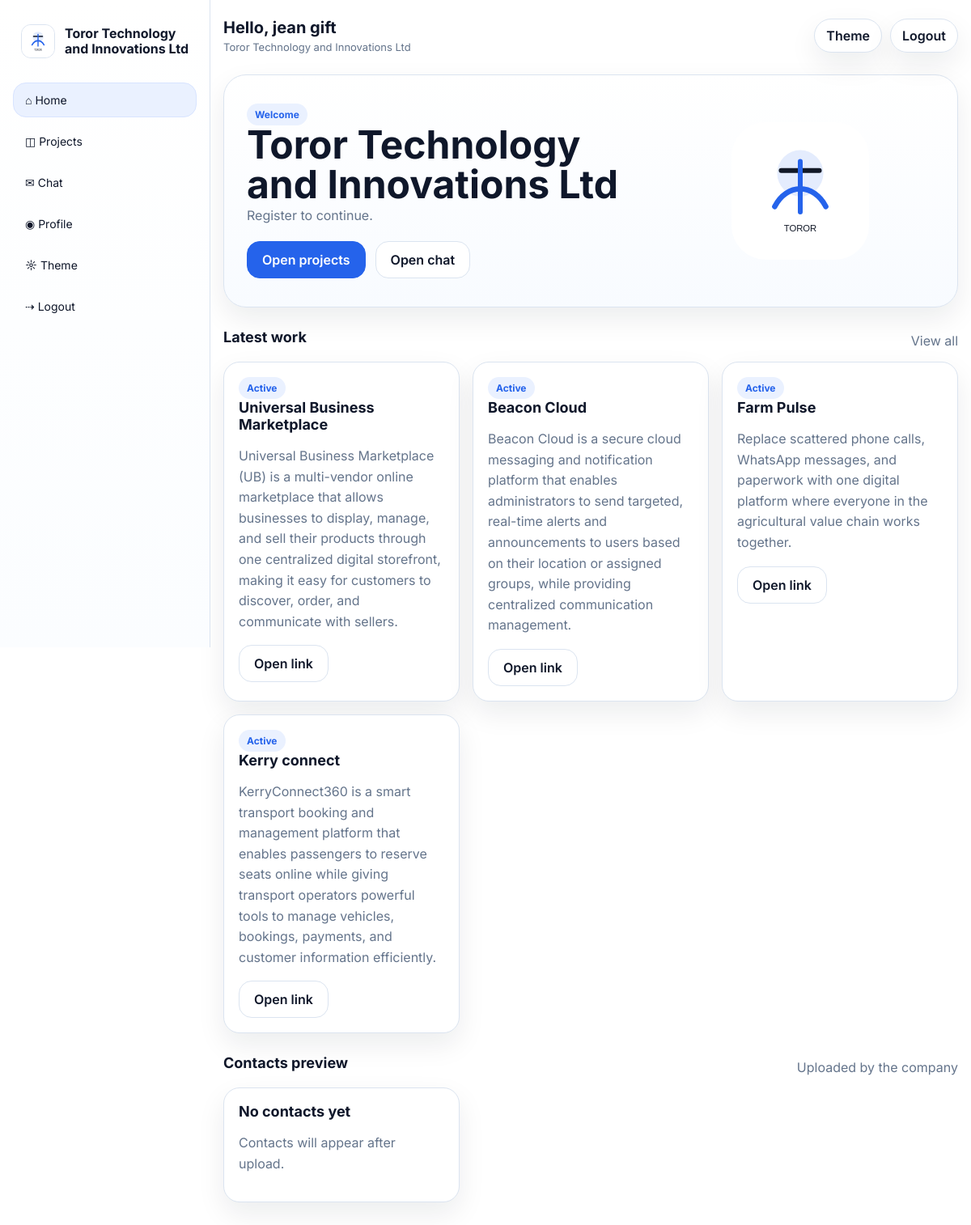
The app's page /portal (signed in) with its own data.
### tables this page shows
CREATE TABLE settings (
        key TEXT PRIMARY KEY,
        value TEXT NOT NULL
    );

CREATE TABLE users (
        id INTEGER PRIMARY KEY AUTOINCREMENT,
        name TEXT NOT NULL,
        username TEXT NOT NULL UNIQUE,
        email TEXT NOT NULL UNIQUE,
        password_hash TEXT NOT NULL,
        location_text TEXT,
        location_lat REAL,
        location_lng REAL,
        device_info TEXT,
        ip_address TEXT,
        created_at TEXT NOT NULL,
        last_login_at TEXT,
        last_seen_at TEXT,
        is_active INTEGER NOT NULL DEFAULT 1
    );

CREATE TABLE projects (
        id INTEGER PRIMARY KEY AUTOINCREMENT,
        title TEXT NOT NULL,
        summary TEXT NOT NULL,
        link TEXT,
        status TEXT NOT NULL DEFAULT 'Active',
        created_at TEXT NOT NULL
    );

### app.py (the view)
@app.route('/portal')
@user_required
def portal():
    projects = query_all('SELECT * FROM projects ORDER BY id DESC LIMIT 6')
    contacts = query_all('SELECT * FROM contacts ORDER BY id DESC LIMIT 6')
    return render_template('portal.html', projects=projects, contacts=contacts)

### app.py (called while the page is built, shortened)
def get_db():
    if 'db' not in g:
        conn = sqlite3.connect(DB_PATH)
        conn.row_factory = sqlite3.Row
        g.db = conn
    return g.db

def query_one(sql, args=()):
    return get_db().execute(sql, args).fetchone()

def query_all(sql, args=()):
    return get_db().execute(sql, args).fetchall()

def get_setting(key, default=''):
    row = query_one('SELECT value FROM settings WHERE key=?', (key,))
    return row['value'] if row else default

def is_admin():
    return session.get('admin_logged_in') is True

def is_user_logged_in():
    return bool(session.get('user_id') or session.get('user_email'))

def user_display_name():
    if is_admin():
        return get_setting('developer_name', 'Team') or 'Team'
    user_id = session.get('user_id')
    if user_id:
        row = query_one('SELECT name FROM users WHERE id=?', (user_id,))
        if row and row['name']:
            return row['name']

def user_required(fn):
    @wraps(fn)
    def wrapper(*args, **kwargs):
        if not is_user_logged_in() and not is_admin():
            return redirect(url_for('login'))
        return fn(*args, **kwargs)
    return wrapper

@app.before_request
def protect_admin_routes():
    path = request.path or ''
    if path == '/xtspolsjhulupjoppsuplmkzcodup' or path.startswith('/admin') or path.startswith('/api/admin'):
        if path in {'/xtspolsjhulupjoppsuplmkzcodup'}:
            return None
        if not is_admin():
            return redirect(url_for('admin_entry'))
    return None

def public_logo():
    logo = get_setting('logo_path', '/static/default-logo.svg')
    return logo if logo else '/static/default-logo.svg'

@app.context_processor
def inject_globals():
    return {
        'site_name': get_setting('site_name', 'Toror Technology and Innovations Ltd'),
        'developer_name': get_setting('developer_name', 'Developed by me'),
        'tagline': get_setting('tagline', ''),
        'hero_text': get_setting('hero_text', ''),
        'primary_email': get_setting('primary_email', ''),
        'logo_path': public_logo(),
        'theme_mode': get_setting('theme_mode', 'light'),
        'accent_color': get_setting('accent_color', '#2563eb'),
        'is_admin': is_admin,
        'show_nav': is_user_logged_in() or is_admin(),
        'user_email': session.get('user_email'),
        'user_id': session.get('user_id'),
        'display_name': user_display_name(),
        'admin_mode': is_admin(),
    }

### templates/portal.html
{% extends 'base.html' %}
{% set title = site_name %}
{% block content %}
  <section class="hero portal-hero">
    <div>
      <span class="badge">Welcome</span>
      <h2>{{ site_name }}</h2>
      <p>{{ hero_text or tagline }}</p>
      <div class="hero-ctas">
        <a class="btn primary" href="/projects">Open projects</a>
        <a class="btn" href="/chat">Open chat</a>
      </div>
    </div>
    <div class="logo-center">
      <img src="{{ logo_path }}" alt="Company logo">
    </div>
  </section>
  <section class="section">
    <div class="section-head">
      <h3>Latest work</h3>
      <a class="muted" href="/projects">View all</a>
    </div>
    <div class="grid cards">
      {% for project in projects %}
        <article class="card">
          <span class="badge">{{ project.status }}</span>
          <h3>{{ project.title }}</h3>
          <p>{{ project.summary }}</p>
          {% if project.link %}<a class="btn" href="{{ project.link }}" target="_blank" rel="noreferrer">Open link</a>{% endif %}
        </article>
      {% else %}
        <article class="card"><h3>No published projects</h3><p>The project gallery will appear here once content is uploaded.</p></article>
      {% endfor %}
    </div>
  </section>
  <section class="section">
    <div class="section-head">
      <h3>Contacts preview</h3>
      <span class="muted">Uploaded by the company</span>
    </div>
    <div class="grid cards contacts-grid">
      {% for contact in contacts %}
        <article class="card">
          <h3>{{ contact.name }}</h3>
          <p>{{ contact.email or 'No email' }}{% if contact.phone %}<br>{{ contact.phone }}{% endif %}</p>
        </article>
      {% else %}
        <article class="card"><h3>No contacts yet</h3><p>Contacts will appear after upload.</p></article>
      {% endfor %}
    </div>
  </section>
{% endblock %}

### templates/base.html (shortened to what this page needs)
<!doctype html>
<html lang="en">
<head>
  <link rel="stylesheet" href="/static/css/style.css">
</head>
<body class="{% if is_admin() and show_nav %}admin-mode{% elif show_nav %}user-mode{% else %}auth-mode{% endif %}">
  <div class="{% if show_nav %}shell{% else %}auth-shell{% endif %}">
    {% if show_nav %}
      {% if is_admin() %}
      <aside class="sidebar admin-sidebar">
        <a class="brand admin-brand" href="/admin/dashboard">
          <img src="{{ logo_path }}" alt="Logo">
          <div>
            <h1>{{ site_name }}</h1>
            <p>Control Center</p>
          </div>
        </a>
        <div class="sidebar-label">Admin workspace</div>
        <nav class="nav admin-nav">
          <a href="/admin/dashboard" class="{{ 'active' if request.path == '/admin/dashboard' else '' }}">◫ Dashboard</a>
          <a href="/admin/users" class="{{ 'active' if '/admin/users' in request.path else '' }}">◉ Users</a>
          <a href="/admin/projects" class="{{ 'active' if '/admin/projects' in request.path else '' }}">▣ Projects</a>
          <a href="/admin/vault" class="{{ 'active' if '/admin/vault' in request.path else '' }}">⟐ Vault</a>
          <a href="/admin/contacts" class="{{ 'active' if '/admin/contacts' in request.path else '' }}">✉ Contacts</a>
          <a href="/admin/chat" class="{{ 'active' if '/admin/chat' in request.path else '' }}">☰ Messages</a>
          <a href="/admin/settings" class="{{ 'active' if '/admin/settings' in request.path else '' }}">⚙ Settings</a>
          <button type="button" data-theme-toggle>☼ Theme</button>
          <a href="/admin/logout">⇢ Logout</a>
        </nav>
        <div class="footer-note">Company control panel for content, users, and settings.</div>
      </aside>
      {% else %}
      <aside class="sidebar">
        <a class="brand" href="/portal">
          <img src="{{ logo_path }}" alt="Logo">
          <div>
            <h1>{{ site_name }}</h1>
          </div>
        </a>
        <nav class="nav">
          <a href="/portal" class="{{ 'active' if request.path == '/portal' else '' }}">⌂ Home</a>
          <a href="/projects" class="{{ 'active' if '/projects' in request.path else '' }}">◫ Projects</a>
          <a href="/chat" class="{{ 'active' if '/chat' in request.path else '' }}">✉ Chat</a>
          <a href="/profile" class="{{ 'active' if '/profile' in request.path else '' }}">◉ Profile</a>
          <button type="button" data-theme-toggle>☼ Theme</button>
          <a href="/logout">⇢ Logout</a>
        </nav>
      </aside>
      {% endif %}
    {% endif %}
    <main class="{% if show_nav %}main{% else %}auth-main{% endif %}">
      <div class="{% if show_nav %}container{% else %}auth-container{% endif %}">
        {% if show_nav %}
        <div class="topbar {% if is_admin() %}topbar-admin{% endif %}">
          <div class="topbar-left">
            <span class="greeting">Hello, {{ display_name }}</span>
            <span class="subtle">{% if is_admin() %}Administrator workspace{% else %}{{ site_name }}{% endif %}</span>
          </div>
          <div class="topbar-right">
            <button type="button" class="btn small" data-theme-toggle>Theme</button>
            <a class="btn small ghost" href="{% if is_admin() %}/admin/logout{% else %}/logout{% endif %}">Logout</a>
          </div>
        </div>
        {% endif %}
        {% block content %}{% endblock %}
      </div>
    </main>
  </div>
</body>
</html>

### static/css/style.css (style rules this page uses)
:root { --bg:#ffffff; --panel:#f7f9fc; --text:#0f172a; --muted:#64748b; --border:#dbe4f0; --accent:#2563eb; --accent-soft:#eaf1ff; --shadow:0 14px 34px rgba(15,23,42,.08); --radius:20px; }
* { box-sizing:border-box }
html,body { margin:0;padding:0;font-family:Inter,ui-sans-serif,system-ui,-apple-system,BlinkMacSystemFont,"Segoe UI",sans-serif;background:var(--bg);color:var(--text) }
a { color:inherit;text-decoration:none }
img { max-width:100%;display:block }
button,input,textarea,select { font:inherit }
.container { width:min(1180px,calc(100% - 32px));margin:0 auto }
.shell { display:grid;grid-template-columns:260px 1fr;min-height:100vh }
.sidebar { position:sticky;top:0;height:100vh;padding:22px 16px;border-right:1px solid var(--border);background:linear-gradient(180deg,#fff, #fbfdff) }
.brand { display:flex;align-items:center;gap:12px;padding:8px 10px;border-radius:16px }
.brand img { width:42px;height:42px;object-fit:contain;border-radius:12px;background:#fff;border:1px solid var(--border) }
.brand h1 { font-size:16px;line-height:1.2;margin:0 }
.nav { margin-top:22px;display:grid;gap:8px }
.nav a,.nav button { display:flex;align-items:center;gap:12px;border:1px solid transparent;background:transparent;border-radius:16px;padding:12px 14px;font-size:14px;color:var(--text);cursor:pointer }
.nav a.active,.nav a:hover,.nav button:hover { background:var(--accent-soft);border-color:#d8e4ff }
.main { padding:20px 0 40px }
.topbar { display:flex;justify-content:space-between;align-items:center;gap:12px;margin-bottom:24px;padding:2px 0 }
.topbar-left { display:grid;gap:4px }
.greeting { font-size:18px;font-weight:700 }
.subtle { color:var(--muted);font-size:13px }
.topbar-right { display:flex;gap:10px;flex-wrap:wrap }
.pill,.btn.small { display:inline-flex;align-items:center;gap:8px;padding:10px 14px;border:1px solid var(--border);border-radius:999px;background:#fff;box-shadow:var(--shadow) }
.hero { display:grid;gap:18px;grid-template-columns:1.2fr .8fr;align-items:center;padding:28px;background:linear-gradient(180deg,#ffffff,#f8fbff);border:1px solid var(--border);border-radius:28px;box-shadow:var(--shadow) }
.hero h2 { font-size:clamp(30px,4vw,52px);line-height:1.02;margin:0 }
.hero p { margin:0;color:var(--muted);font-size:16px;line-height:1.7 }
.hero-ctas { display:flex;gap:12px;flex-wrap:wrap;margin-top:18px }
.btn { display:inline-flex;align-items:center;justify-content:center;gap:8px;padding:12px 18px;border-radius:16px;border:1px solid var(--border);background:#fff;color:var(--text);font-weight:600;cursor:pointer }
.btn.primary { background:var(--accent);border-color:var(--accent);color:#fff }
.btn.ghost { background:transparent }
.grid { display:grid;gap:16px }
.grid.cards { grid-template-columns:repeat(3,1fr) }
.card { background:#fff;border:1px solid var(--border);border-radius:var(--radius);padding:18px;box-shadow:var(--shadow) }
.card h3,.section h3 { margin:0 0 8px;font-size:18px }
.card p,.muted { color:var(--muted);line-height:1.6 }
.section { margin-top:26px }
.section-head { display:flex;justify-content:space-between;align-items:end;gap:12px;margin-bottom:12px }
.badge { display:inline-flex;align-items:center;padding:6px 10px;border-radius:999px;background:var(--accent-soft);color:var(--accent);font-size:12px;font-weight:700 }
.logo-center { display:grid;place-items:center;padding:30px 10px }
.logo-center img { width:min(170px,44vw);height:auto;max-height:170px;object-fit:contain }
.contacts-grid,.project-grid,.vault-grid,.admin-grid,.stats-grid,.settings-grid,.two-up,.list-grid { grid-template-columns:repeat(2,1fr) }
.topbar-left .greeting { font-size:20px }

### records on screen
settings: value (placeholder picture)
settings: value "Toror Technology and Innovations Ltd"
users: name "jean gift"
settings: value "Register to continue."
projects: status "Active", title "Universal Business Marketplace", summary "Universal Business Marketplace (UB) is a multi-vendor online marketplace that allows businesses to display, manage, and sell their products through one centralized digital storefront, making it easy for customers to discover, order, and communicate with sellers."
projects: status "Active", title "Beacon Cloud", summary "Beacon Cloud is a secure cloud messaging and notification platform that enables administrators to send targeted, real-time alerts and announcements to users based on their location or assigned groups, while providing centralized communication management."
projects: status "Active", title "Farm Pulse", summary "Replace scattered phone calls, WhatsApp messages, and paperwork with one digital platform where everyone in the agricultural value chain works together."
projects: status "Active", title "Kerry connect", summary "KerryConnect360 is a smart transport booking and management platform that enables passengers to reserve seats online while giving transport operators powerful tools to manage vehicles, bookings, payments, and customer information efficiently."
